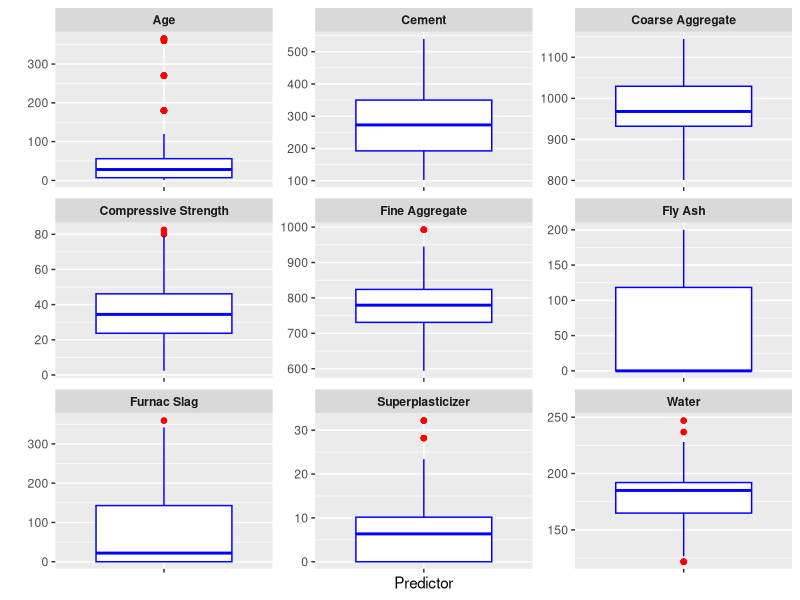
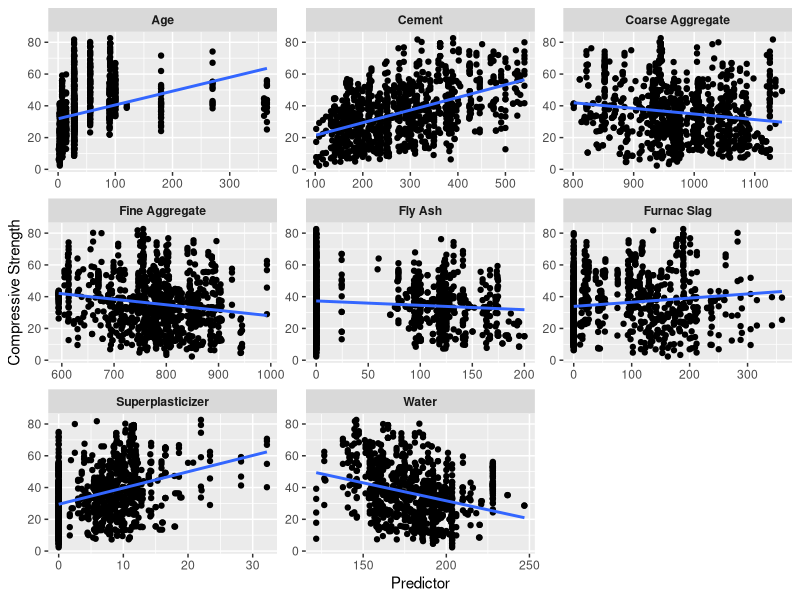

Generate these figures, in order, with R:
## ---- chunk 1
# loading packages 
library(tidyverse)
library(knitr)
library(ggthemes)
library(ggrepel)
library(dslabs)
## ---- chunk 2
library(dplyr)
library(readxl)

# Load Data
concrete <- read_excel("Concrete_Data.xls") %>%
  rename(cement = 1,
         furnac_slag = 2,
         fly_ash = 3,
         water = 4,
         superplasticizer = 5,
         coarse_aggregate = 6,
         fine_aggregate = 7,
         age = 8,
         compressive_strength = 9 ) %>%
  relocate(compressive_strength)

## ---- chunk 3
library(ggplot2)
library(stringr)
library(tidyr)

pivot_longer(data = concrete, 1:9, names_to = "grp") %>% 
  mutate(grp = str_to_title(str_replace(grp, "_"," "))) %>%
  ggplot(aes(x=factor(0), y = value)) +
  geom_boxplot(color="blue", outlier.color="red") +
  xlab("Predictor") + ylab("") +
  theme(axis.text.x = element_blank()) +
  facet_wrap(~grp, scales = "free", ncol = 3) +
  theme(strip.text = element_text(face = "bold"))

pivot_longer(data = concrete, 2:9, names_to = "grp") %>% 
  mutate(grp = str_to_title(str_replace(grp, "_"," "))) %>%
  ggplot(aes(x = value, y = compressive_strength)) +
  geom_point() +
  facet_wrap(~grp, scales = "free", ncol = 3) +
  xlab("Predictor") + 
  ylab("Compressive Strength") +
  theme(strip.text = element_text(face = "bold")) +
  geom_smooth(formula = y ~ x, method = lm, se = FALSE)
